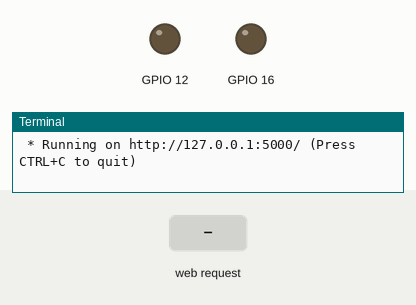
Simulated run of this program. Board: Raspberry Pi (BCM pin numbers). Shown: output pins drawn as LEDs (lit = HIGH), the last lines printed to the terminal. Inputs (shaded band) come from the test bench. A web server runs the application; the clock reads 2024-03-15 10:24:30 at power-on unless the program sets it.

Above: at 1.2 s.
1.3 s: HTTP request for /on/ received
At 2.5 s:
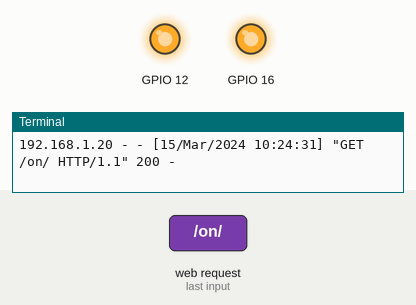
4.3 s: HTTP request for /off/ received
At 4.8 s:
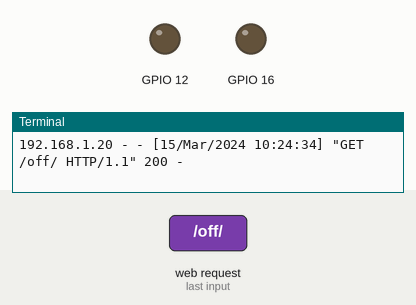
Timing chart, 0 to 7.3 s (numbered marks = the images above; inputs shaded):
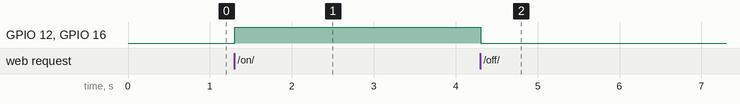

Measured:
- after the input at 1.3 s, GPIO 12, GPIO 16: LOW → HIGH at once
- after the input at 4.3 s, GPIO 12, GPIO 16: HIGH → LOW at once

The program:

projet.py
```python
#import des utilistaires python
import RPi.GPIO as GPIO
import time

#Utilisation d'une norme de nommage pour les broches
GPIO.setmode(GPIO.BCM)
GPIO.setwarnings(False)

#initialisation de la broche en mode "sortie"
#⚠️ Le nombre passé en paramètre correspond au numéro de GPIO et non au numéro de la broche.
GPIO.setup(12, GPIO.OUT)
GPIO.setup(16, GPIO.OUT)

from flask import Flask, render_template
app = Flask(__name__)

@app.route('/')
def index():
    return render_template('template.html')

@app.route('/on/')
def on():
    GPIO.output(12, GPIO.HIGH)
    GPIO.output(16, GPIO.HIGH)

    return render_template('template-on.html')

@app.route('/off/')
def off():
    GPIO.output(16, GPIO.LOW)
    GPIO.output(12, GPIO.LOW)

    return render_template('template-off.html')
```
